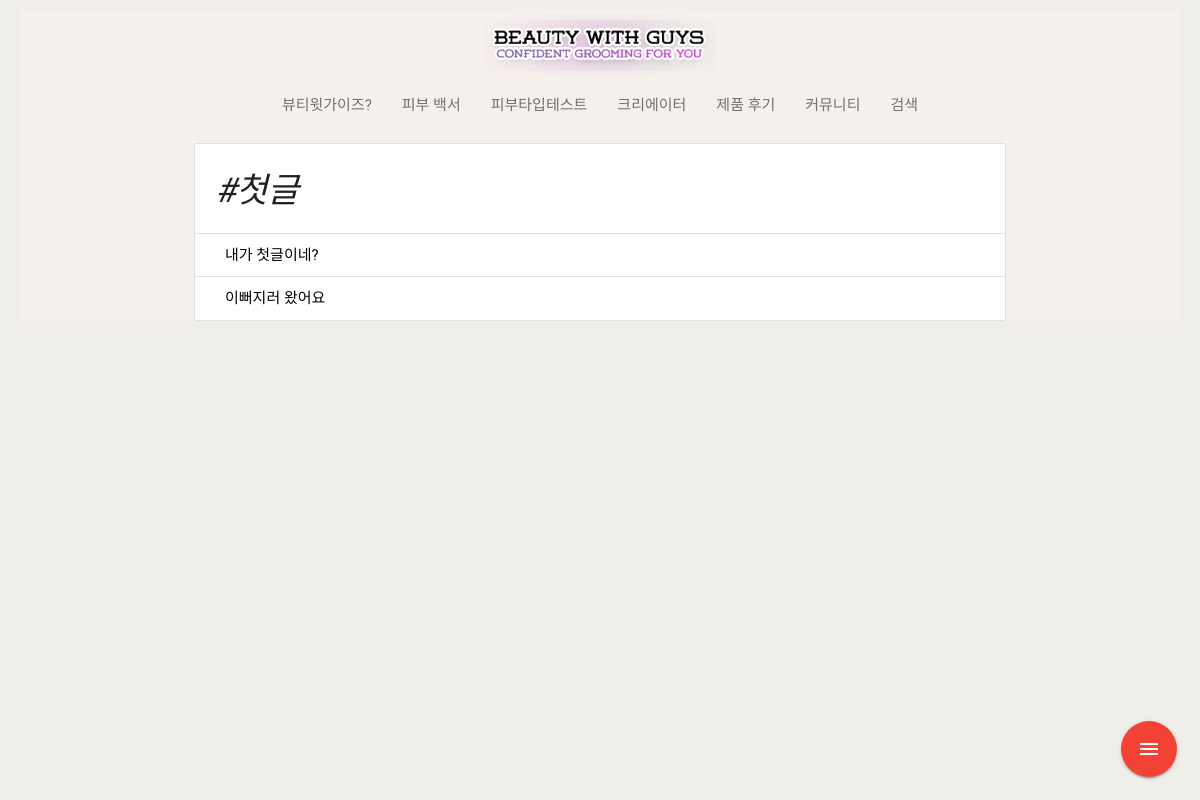
The page /post/tag/첫글/ on the database as committed earlier.
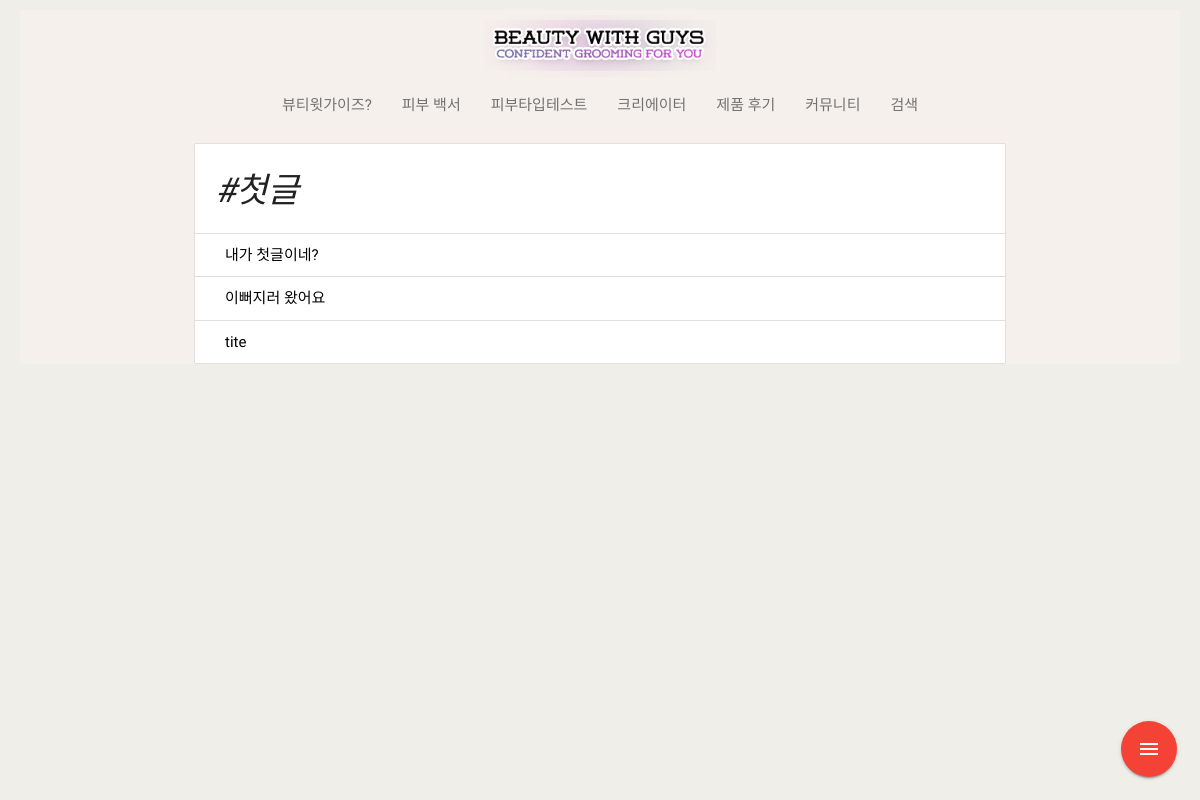
The same page on the database as committed later.
### post/models.py (models this page shows, shortened)
class Post(models.Model):
    tag = models.ManyToManyField(Tag, blank=True, null=True)
    hashtag = models.CharField(max_length=10)
    user = models.CharField(max_length=20)
    title = models.CharField(max_length=50)
    content = models.TextField()
    created_at = models.DateTimeField(
        auto_now_add=True,
    )
    updated_at = models.DateTimeField(
        auto_now=True,
    )
    file = models.FileField(blank=True)
    photo = models.ImageField(blank=True, upload_to="blog/%Y/%m/%d")

### post/views.py (the view)
# urls.py: path('tag/<str:kwargs>/', views.tag_post_list, name='tag_post_list'),
def tag_post_list(request, kwargs):
    posts = Tag.objects.get(name=kwargs).post_set.all()
    ctx = {
        'tag_post_list': posts,
        'tag': kwargs,
    }
    return render(request, 'post/search_list.html', ctx)

### post/templates/post/search_list.html
{% extends 'base.html' %}
{% block content %}
<ul class="collection with-header">
	<li class="collection-header"><h4 style="font-style:italic;">#{{ tag }}</h4></li>
{% for post in tag_post_list %}
      <li class="collection-item"><a href="{% url 'post:post_detail' post.pk %}">{{ post.title }}</a> </li>
{% endfor %}
</ul>
{% endblock %}

### beautiful/templates/base.html (shortened to what this page needs)
{% load static %}
<!DOCTYPE html>
<html>
<head>
    <link tye="text/css" rel="stylesheet" href="{% static 'css/main_core.css' %}" media="screen,projection"/>
    <link type="text/css" rel="stylesheet" href="{% static 'css/materialize.min.css' %}"  media="screen,projection"/>
</head>
<body>
<div class="entire_body">
  <p class="logoBox"><a href="{% url 'main:showMain' %}"><img src="{% static 'bwg_logo.png' %}" class="logo"></a></p>
  <nav class="main_menu left hide-on-med-and-down">
    <div class="nav-wrapper">
      <ul>
        <li><a href="">뷰티윗가이즈?</a></li>
        <li><a href="">피부 백서</a></li>
        <li><a href="{% url 'accounts:skin_type' %}">피부타입테스트</a></li>
        <li><a href="">크리에이터</a></li>
        <li><a href="">제품 후기</a></li>
        <li><a href="{% url 'post:post_list' %}">커뮤니티</a></li>
        <li><a href="">검색</a></li>
      </ul>
    </div>
  </nav>
  <div class="container">
{% block content %}{% endblock %}
</div>
</div>
<div class="fixed-action-btn">
    <a class="btn-floating btn-large red">
      <i class="large material-icons">menu</i>
    </a>
  </div>
</body>
</html>

### main/static/css/main_core.css (style rules this page uses)
div.entire_body { margin:10px 20px 0 20px; background-color:#f5f0ec; }
img.logo { width:20%; padding-top:5px; }
.logoBox a { line-height:0; }
p.logoBox { text-align:center; margin:0; }
nav.main_menu { background-color:#f5f0ec; box-shadow:none; height:30px; }
nav.main_menu .nav-wrapper { text-align: center; }
nav.main_menu ul { display: inline-block; margin: 0; line-height: 30px; }
nav.main_menu ul li a { color: #727272; }

Rows that differ between the two databases and show on the page:
added Post: title "tite"
